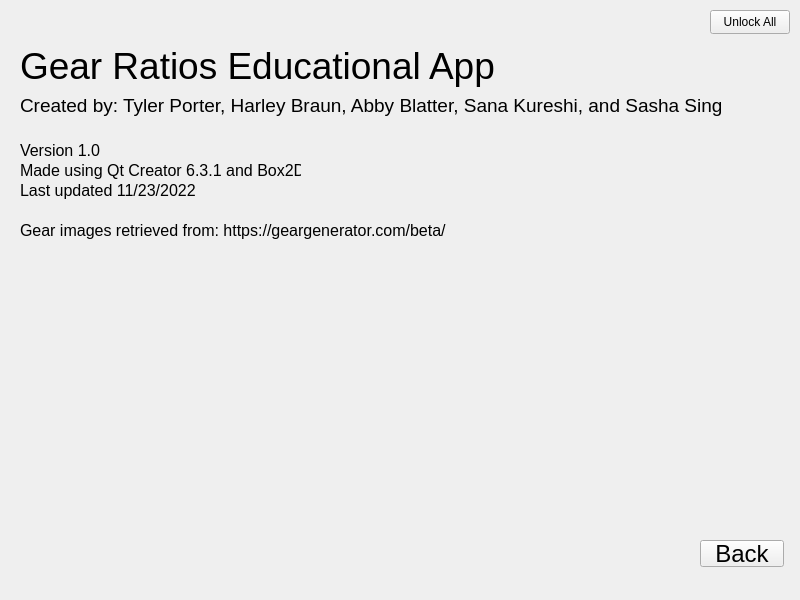
<?xml version="1.0" encoding="UTF-8"?>
<ui version="4.0">
 <class>AboutPage</class>
 <widget class="QWidget" name="AboutPage">
  <property name="geometry">
   <rect>
    <x>0</x>
    <y>0</y>
    <width>800</width>
    <height>600</height>
   </rect>
  </property>
  <property name="windowTitle">
   <string>Form</string>
  </property>
  <widget class="QPushButton" name="backButton">
   <property name="geometry">
    <rect>
     <x>700</x>
     <y>540</y>
     <width>84</width>
     <height>27</height>
    </rect>
   </property>
   <property name="font">
    <font>
     <pointsize>18</pointsize>
    </font>
   </property>
   <property name="text">
    <string>Back</string>
   </property>
  </widget>
  <widget class="QLabel" name="authorsLabel">
   <property name="geometry">
    <rect>
     <x>20</x>
     <y>90</y>
     <width>701</width>
     <height>31</height>
    </rect>
   </property>
   <property name="font">
    <font>
     <pointsize>14</pointsize>
    </font>
   </property>
   <property name="text">
    <string>Created by: Tyler Porter, Harley Braun, Abby Blatter, Sana Kureshi, and Sasha Singh</string>
   </property>
  </widget>
  <widget class="QLabel" name="versionLabel2">
   <property name="geometry">
    <rect>
     <x>20</x>
     <y>160</y>
     <width>281</width>
     <height>21</height>
    </rect>
   </property>
   <property name="font">
    <font>
     <pointsize>12</pointsize>
    </font>
   </property>
   <property name="text">
    <string>Made using Qt Creator 6.3.1 and Box2D</string>
   </property>
  </widget>
  <widget class="QLabel" name="versionLabel3">
   <property name="geometry">
    <rect>
     <x>20</x>
     <y>180</y>
     <width>181</width>
     <height>21</height>
    </rect>
   </property>
   <property name="font">
    <font>
     <pointsize>12</pointsize>
    </font>
   </property>
   <property name="text">
    <string>Last updated 11/23/2022</string>
   </property>
  </widget>
  <widget class="QLabel" name="titleLabel">
   <property name="geometry">
    <rect>
     <x>20</x>
     <y>40</y>
     <width>501</width>
     <height>51</height>
    </rect>
   </property>
   <property name="font">
    <font>
     <pointsize>28</pointsize>
    </font>
   </property>
   <property name="text">
    <string>Gear Ratios Educational App</string>
   </property>
  </widget>
  <widget class="QLabel" name="versionLabel1">
   <property name="geometry">
    <rect>
     <x>20</x>
     <y>140</y>
     <width>81</width>
     <height>21</height>
    </rect>
   </property>
   <property name="font">
    <font>
     <pointsize>12</pointsize>
    </font>
   </property>
   <property name="text">
    <string>Version 1.0</string>
   </property>
  </widget>
  <widget class="QLabel" name="versionLabel3_2">
   <property name="geometry">
    <rect>
     <x>20</x>
     <y>220</y>
     <width>431</width>
     <height>21</height>
    </rect>
   </property>
   <property name="font">
    <font>
     <pointsize>12</pointsize>
    </font>
   </property>
   <property name="text">
    <string>Gear images retrieved from: https://geargenerator.com/beta/</string>
   </property>
  </widget>
  <widget class="QPushButton" name="unlockAllButton">
   <property name="geometry">
    <rect>
     <x>710</x>
     <y>10</y>
     <width>80</width>
     <height>24</height>
    </rect>
   </property>
   <property name="text">
    <string>Unlock All</string>
   </property>
  </widget>
 </widget>
 <resources/>
 <connections/>
</ui>
